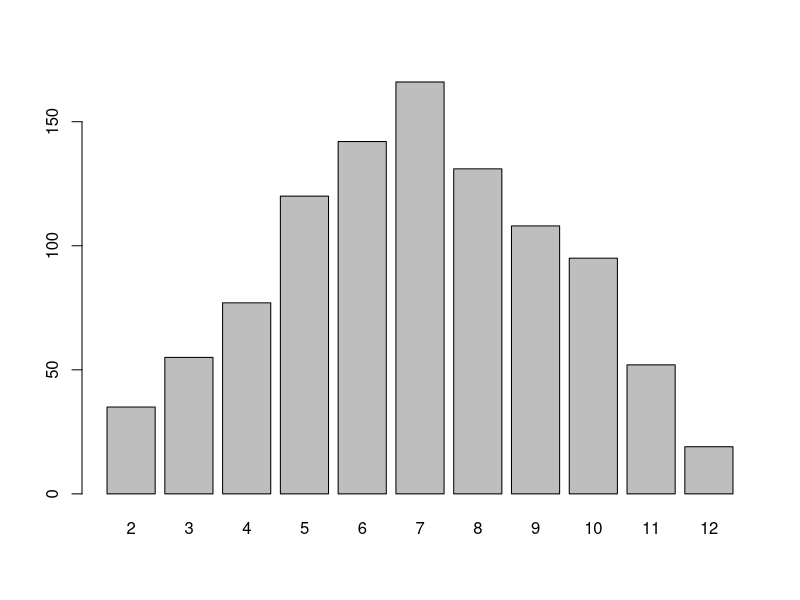

Here is the R script that generated this plot:
# 公開臨海データ解析実習　A日程
# 2022 September 20 AM
# Greg Nishihara


# 論理値と比較演算

iris #　あやめのデータ

find_length = 5.0 # 検索する・フィルターにかける長さ

# SHIFT+ ALT + 下矢印: 行をコピーする
iris$Sepal.Length > find_length   # よりおおきい
iris$Sepal.Length >= find_length  # 以上


# 等しい, えらーおこしやすいので、
iris$Sepal.Length == find_length
1/3 == 0.3333333333333333

# dplyr　パッケージの near() 関数を使う。
dplyr::near(1/3, 0.33, tol = 0.01) # dplyr の関数
identical(1/3, 0.3)  # Base R の関数
all.equal(1/3, 0.33) # Base R の関数

iris$Sepal.Length <= find_length
iris$Sepal.Length != find_length

## 論理ベクトルをつかって
## データを抽出する

logical_sl = iris$Sepal.Length > find_length   # よりおおきい

iris$Sepal.Length[1]
iris$Sepal.Length[2]
iris$Sepal.Length[c(1, 5)]

iris$Sepal.Length[logical_sl]
iris$Sepal.Length[!logical_sl]

iris$Petal.Length[iris$Petal.Length > 10] # numeric(0) が帰ってくる
iris$Petal.Length[iris$Petal.Length > 6.5] 


logical01 = iris$Petal.Length >= 5
logical02 = iris$Petal.Length <= 6

iris$Petal.Length[logical01] 
iris$Petal.Length[logical02] 

# 5 >= Petal.Length >= 6
iris$Petal.Length[logical01 & logical02] 
iris$Petal.Length[iris$Petal.Length >= 5 & iris$Petal.Length <= 6] 

# 5 >= Petal.Length >= 6 または species == setosa
iris$Petal.Length[(logical01 & logical02) | iris$Species == "setosa"] 

# データフレームを返す方法
# 検索の条件

logical01 = iris$Sepal.Length > 5
logical02 = iris$Sepal.Width  > 3

iris[logical01, ] # Sepal.Length > 5
iris[logical02, ] # Sepal.Width > 3

# Sepal.Length > 5 & Sepal.Width > 3
iris[logical01 & logical02, ] 

# 1行目
#[行 , 列]
iris[1, ]

# 1行目,2から３列め
iris[1, c(2, 3)]


# 論理ベクトルのかけざん
# TRUE: 1
# FALSE: 0
c(TRUE, TRUE, FALSE) * c(FALSE, TRUE, FALSE)
c(TRUE, TRUE, FALSE) & c(FALSE, TRUE, FALSE)
c(1, 1, 0) * c(0, 1, 0)


# R関数の作り方（サイコロ）
# 6目サイコロ

n = 1:6 # c(1, 2, 3, 4, 5, 6)

# 重複ありサンプリング
sample(x = n, size = 3, replace = TRUE)

# 重複なしサンプリング
sample(x = n, size = 3)

# ２つのサイコロの和
value = sample(x = n, size = 2, replace = TRUE)
sum(value) # サイコロの和
value


## for-loop.

j = 0
for(i in 1:50) {
  print(i)
  j = j + i 
  print(j)
}


value01 = sample(x = n, size = 2, replace = TRUE)
sum_value01 = sum(value01)

value02 = sample(x = n, size = 2, replace = TRUE)
sum_value02 = sum(value02)

value03 = sample(x = n, size = 2, replace = TRUE)
sum_value03 = sum(value03)

value04 = sample(x = n, size = 2, replace = TRUE)
sum_value04 = sum(value04)

value05 = sample(x = n, size = 2, replace = TRUE)
sum_value05 = sum(value05)

c(sum_value01, sum_value02, sum_value03, 
  sum_value04, sum_value05)

sum_value = c(0, 0, 0, 0, 0)
for(i in 1:5) {
  value = sample(x = n, size = 2, replace = TRUE)
  sum_value[i] = sum(value)
  print(sum_value)
}
sum_value

# ２つのサイコロを 1000 投げて、和をとる

sum_value = rep(0, times = 1000)
for(i in 1:1000) {
  value = sample(x = n, size = 2, replace = TRUE)
  sum_value[i] = sum(value)
  print(sum_value)
}
sum_value

mean(sum_value)
sd(sum_value)
median(sum_value)

table(sum_value)

dicerolls = table(sum_value)
dicerolls = as.data.frame(dicerolls)

barplot(height = dicerolls$Freq,
        names.arg = dicerolls$sum_value)

# tidyverse の紹介

 
